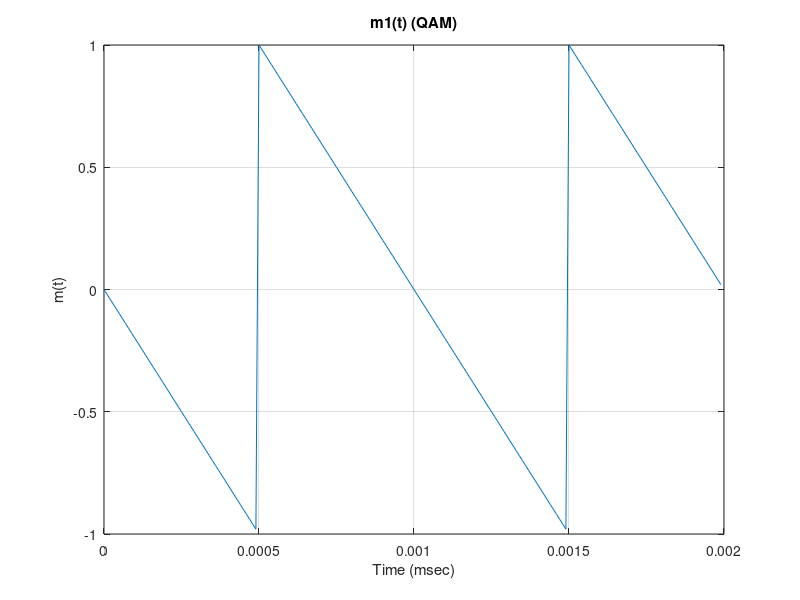
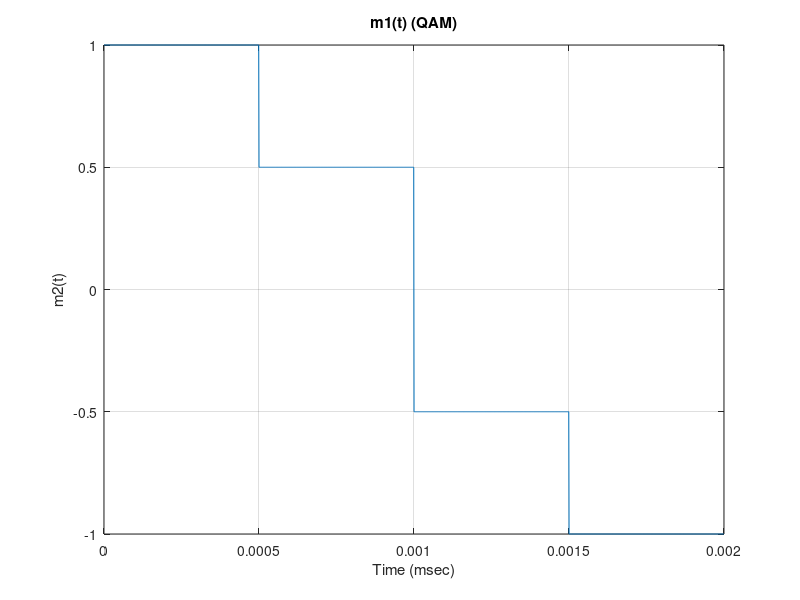

MATLAB code for these plots, in order:
clear,clc
%Defining m1(t)
%Looks like a sawtooth funciton so will define it as such (Ziad) 

%Time Period (s)
m1TimePeriod = 1e-3;
m1_EndTime = 1;
m1divisions = 100000;

m1timeAxis = linspace(0,m1_EndTime,m1divisions);
m1TimeShift = 0.5e-3;

m1TimeShiftedVector = m1timeAxis - m1TimeShift; 

m1 = sawtooth(2*pi*(1/m1TimePeriod)*m1TimeShiftedVector,0);

%Plotting m2

%This is called logical indexing, will itterate to this condition
m1T_cutoff = 2e-3;
%mask is passed into the index
mask = m1timeAxis <= m1T_cutoff;

figure
plot(m1timeAxis(mask),m1(mask));
title('m1(t) (QAM)')
xlabel('Time (msec)');
ylabel('m(t)');
grid on 
m1numberPointXaxis = 5;
xticks(linspace(0,m1T_cutoff,m1numberPointXaxis));

%Generation of m1(t) complete 
%----------------------------------------

%Definig m2(t)
m2TimeRun = 6e-3;
m2TimePeriod = 2e-3;

%number of switches per time period
m2NumberSteps = 4;

%Defines how many times a switch will from on discrete value to another 
%based on the total time we expect generate m2 for
m2NumberofSwitches = round((m2TimeRun/m2TimePeriod)*m2NumberSteps);

m2MaxAmp = 1;

m2Elements = zeros(1,m2NumberofSwitches);
m2ValueElement = [0,0.5,1.5,2];


%This is the time period where the signal is constant before a switch
m2TimeSectionPeriod = m2TimePeriod/4;

%This chooses the amount of points we want to generate perswitch
m2PointEvery = 1e-6;
m2pointsPerSection = round(m2TimeSectionPeriod/m2PointEvery);

%Generate each element for each switch
for n = 1:m2NumberofSwitches 
  m2Elements(n) = m2MaxAmp - m2ValueElement(mod(n-1,m2NumberSteps)+1);
end

%This vector describes m2 by repeating each point per swtich a certain
%number of times 
m2Complete = repelem(m2Elements,m2pointsPerSection);


%Plottin m2
t_m2 = linspace(0,m2TimeRun,((m2TimeRun)/(m2TimePeriod))*m2NumberSteps*m2pointsPerSection);

m2T_cutoff = 2e-3;
m2Mask = t_m2 <= m2T_cutoff;

figure
plot(t_m2(m2Mask),m2Complete(m2Mask));
title('m1(t) (QAM)')
xlabel('Time (msec)');
ylabel('m2(t)');
grid on 
m2numberPointXaxis = 5;
xticks(linspace(0,m2T_cutoff,m2numberPointXaxis));

%Generation of m2(t) complete 
%----------------------------------------





